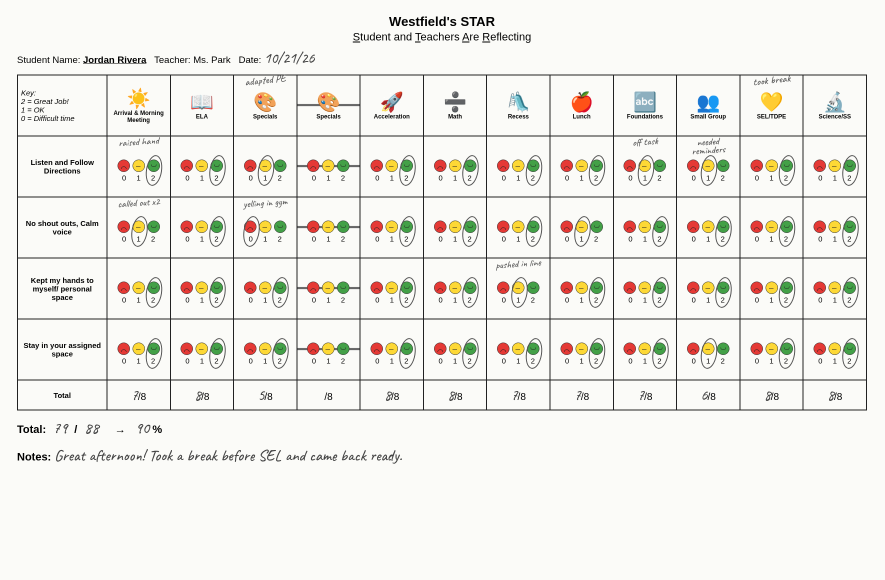
#> input picture fixtures/sample-chart.png, 1770 x 1160 px, found by its file name (shown at 1/2 size)
$ python make-sample-chart.py
#> lines starting #> are read from the running program, lines starting #| are printed output that depends on the picture
"""Draws a fictional STAR behavior chart (made-up student) for demos and
read-accuracy checks, and writes the answer key next to it.

    python3 scripts/make-sample-chart.py fixtures/

Writes sample-chart.html, sample-chart.png (flat scan), sample-chart.jpg
(rotated, skewed "phone photo") and sample-chart.answer.json.
"""
import json, subprocess, sys, pathlib, random

out = pathlib.Path(sys.argv[1] if len(sys.argv) > 1 else "fixtures")
out.mkdir(parents=True, exist_ok=True)

goals = [
    "Listen and Follow Directions",
    "No shout outs, Calm voice",
    "Kept my hands to myself/ personal space",
    "Stay in your assigned space",
]
periods = ["Arrival & Morning Meeting", "ELA", "Specials", "Specials", "Acceleration", "Math",
           "Recess", "Lunch", "Foundations", "Small Group", "SEL/TDPE", "Science/SS"]
crossed = {3}
# ratings[goal][period]
ratings = [
    [2, 2, 1, None, 2, 2, 2, 2, 1, 1, 2, 2],
    [1, 2, 0, None, 2, 2, 2, 1, 2, 2, 2, 2],
    [2, 2, 2, None, 2, 2, 1, 2, 2, 2, 2, 2],
    [2, 2, 2, None, 2, 2, 2, 2, 2, 1, 2, 2],
]
cell_notes = {(0, 0): "raised hand", (1, 0): "called out x2", (1, 2): "yelling in gym",
              (0, 8): "off task", (0, 9): "needed reminders", (2, 6): "pushed in line"}
period_notes = {2: "adapted PE", 10: "took break"}
icons = ["☀️", "📖", "🎨", "🎨", "🚀", "➗", "🛝", "🍎", "🔤", "👥", "💛", "🔬"]

def faces(sel):
    out = []
    for v, color in ((0, "#e53935"), (1, "#fdd835"), (2, "#43a047")):
        mouth = {0: "frown", 1: "flat", 2: "smile"}[v]
        out.append(f'<div class="face {mouth}" style="background:{color}"></div>')
    nums = "".join(f'<span class="n{"" if sel != v else " sel"}">{v}</span>' for v in (0, 1, 2))
    return f'<div class="faces">{"".join(out)}</div><div class="nums">{nums}</div>'

rows = []
head = "".join(
    f'<th class="p{" x" if i in crossed else ""}"><div class="pn">{period_notes.get(i, "")}</div>'
    f'<div class="ic">{icons[i]}</div><div class="cap">{p}</div></th>' for i, p in enumerate(periods))
rows.append(f'<tr><th class="key">Key:<br>2 = Great Job!<br>1 = OK<br>0 = Difficult time</th>{head}</tr>')
for g, goal in enumerate(goals):
    cells = []
    for p in range(len(periods)):
        note = cell_notes.get((g, p), "")
        cells.append(f'<td class="{"x" if p in crossed else ""}"><div class="hn">{note}</div>{faces(ratings[g][p])}</td>')
    rows.append(f'<tr><th class="goal">{goal}</th>{"".join(cells)}</tr>')

def total(p):
    vals = [ratings[g][p] for g in range(len(goals)) if ratings[g][p] is not None]
    return f"{sum(vals)}/8" if p not in crossed else "/8"
rows.append('<tr><th class="goal">Total</th>' + "".join(
    f'<td class="tot"><span class="hw">{total(p).split("/")[0]}</span>/8</td>' for p in range(len(periods))) + "</tr>")

earned = sum(v for r in ratings for v in r if v is not None)
possible = sum(2 for r in ratings for v in r if v is not None)
html = f"""<!doctype html><html><head><meta charset="utf-8">
<link href="https://fonts.googleapis.com/css2?family=Caveat:wght@500&family=Nanum+Pen+Script&display=block" rel="stylesheet">
<style>
body{{margin:0;padding:28px 34px;background:#fbfbf8;font-family:Arial,Helvetica,sans-serif;width:1700px}}
h1{{margin:0;font-size:26px;text-align:center}} h2{{margin:2px 0 10px;font-size:22px;text-align:center;font-weight:normal}}
.line{{font-size:19px;margin:8px 0 14px}} .hw{{font-family:Caveat,cursive;font-size:30px;color:#444}}
table{{border-collapse:collapse;width:100%}} th,td{{border:2px solid #222;text-align:center;vertical-align:middle;position:relative}}
th.key{{font-size:15px;text-align:left;font-style:italic;font-weight:normal;padding:6px;width:150px}}
th.p{{height:118px;width:112px;font-weight:normal}} .ic{{font-size:38px}} .cap{{font-size:12px;font-weight:bold}}
.pn{{position:absolute;top:-4px;left:4px;right:4px;font-family:Caveat;font-size:21px;color:#555;transform:rotate(-6deg)}}
th.goal{{font-size:15px;padding:6px;width:150px}} td{{height:112px;padding:4px}}
.faces{{display:flex;justify-content:center;gap:5px;margin-top:16px}}
.face{{width:23px;height:23px;border-radius:50%;border:1px solid #333;position:relative}}
.face:after{{content:"";position:absolute;left:6px;width:9px;height:4px;border:1.5px solid #222;}}
.smile:after{{top:9px;border-top:none;border-radius:0 0 8px 8px}} .frown:after{{top:13px;border-bottom:none;border-radius:8px 8px 0 0}}
.flat:after{{top:13px;height:0;border-left:none;border-right:none;border-bottom:none}}
.nums{{display:flex;justify-content:center;gap:19px;font-size:15px;margin-top:3px}}
.n{{position:relative;display:inline-block;width:10px}}
.sel:before{{content:"";position:absolute;left:-9px;top:-37px;width:28px;height:58px;border:2.2px solid #555;border-radius:50%;transform:rotate(9deg)}}
.hn{{position:absolute;top:2px;left:4px;right:4px;font-family:Caveat;font-size:20px;line-height:17px;color:#555;transform:rotate(-4deg)}}
td.x,th.x{{background:linear-gradient(transparent 47%,#666 48%,#666 50.5%,transparent 51.5%)}}
td.tot{{height:50px;font-size:20px}}
.foot{{margin-top:14px;font-size:22px;font-weight:bold}} .foot .hw{{font-weight:normal;font-size:32px}}
</style></head><body>
<h1>Westfield's STAR</h1><h2><u>S</u>tudent and <u>T</u>eachers <u>A</u>re <u>R</u>eflecting</h2>
<div class="line">Student Name: <u><b>Jordan Rivera</b></u> &nbsp; Teacher: Ms. Park &nbsp; Date: <span class="hw">10/21/26</span></div>
<table>{''.join(rows)}</table>
<div class="foot">Total: <span class="hw">&nbsp;{earned}&nbsp;</span> / <span class="hw">&nbsp;{possible}&nbsp;</span> &nbsp;&nbsp; → &nbsp; <span class="hw">{round(100*earned/possible)}</span> %</div>
<div class="foot">Notes: <span class="hw">Great afternoon! Took a break before SEL and came back ready.</span></div>
</body></html>"""
(out / "sample-chart.html").write_text(html)
subprocess.run(["google-chrome-stable", "--headless=new", "--disable-gpu", "--hide-scrollbars",
                "--virtual-time-budget=6000", "--window-size=1770,1160",
                f"--screenshot={out / 'sample-chart.png'}", (out / "sample-chart.html").resolve().as_uri()],
               check=True, capture_output=True)
#> (this line was passed over: subprocess is not available in this run)

from PIL import Image, ImageFilter, ImageEnhance
import numpy as np
img = Image.open(out / "sample-chart.png").convert("RGB")
#> img is the input picture: PIL image 1770x1160 RGB; mean R, G, B 239.2, 238, 232.7
img = img.rotate(90, expand=True, fillcolor=(240, 240, 236))           # taken in portrait, like the real one
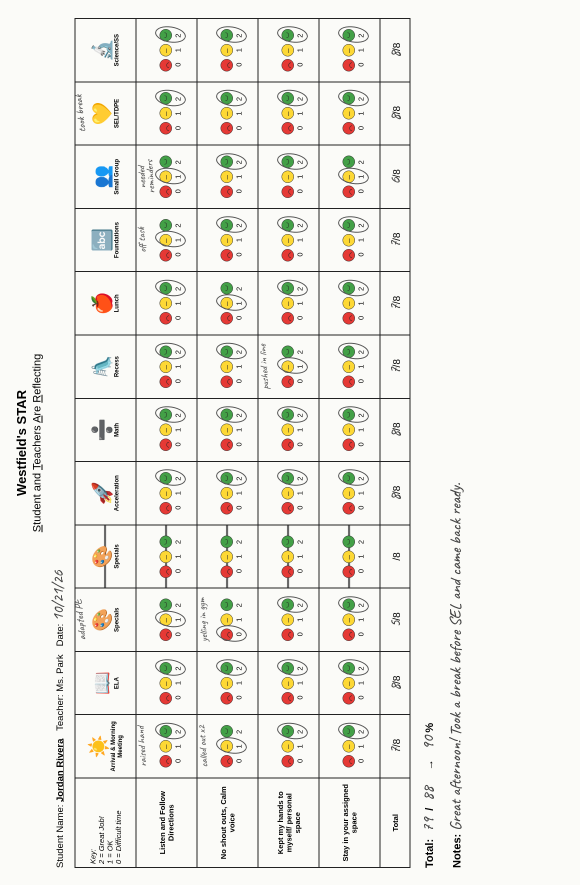
#> img: PIL image 1160x1770 RGB (shown at 1/2 size); mean R, G, B 239.2, 238, 232.7
w, h = img.size
#> w = 1160; h = 1770
pad = Image.new("RGB", (w + 160, h + 160), (196, 192, 186))
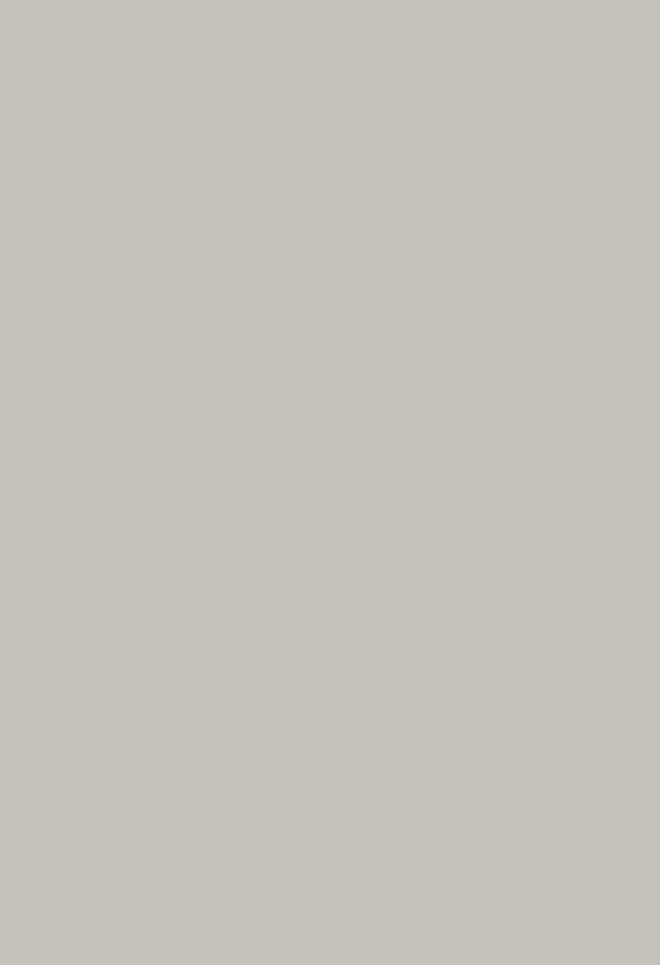
#> pad: PIL image 1320x1930 RGB (shown at 1/2 size); mean R, G, B 196, 192, 186
pad.paste(img, (80, 80))
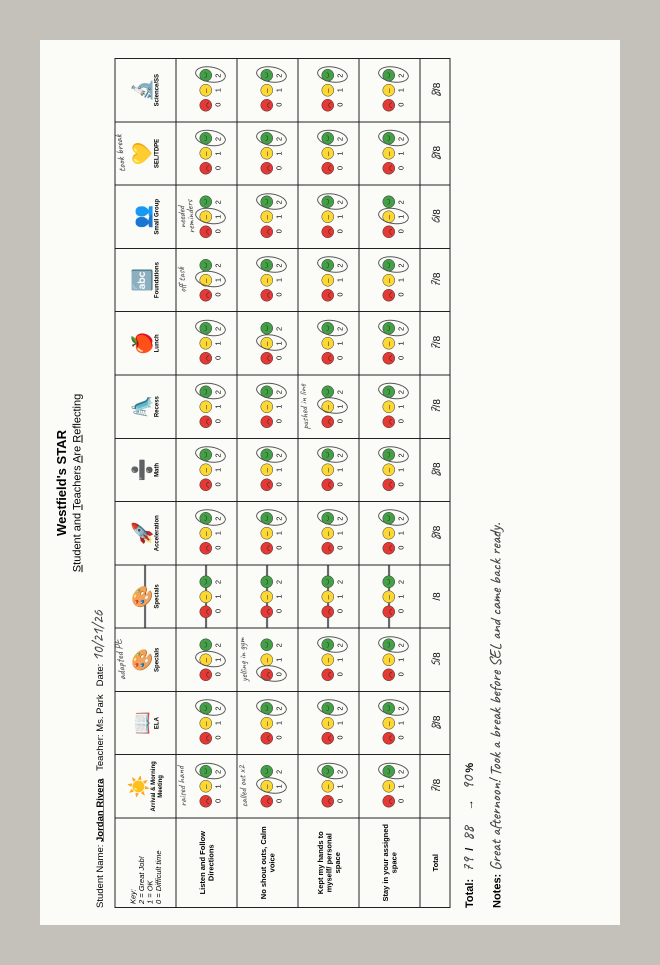
#> pad: PIL image 1320x1930 RGB (shown at 1/2 size); mean R, G, B 230.9, 229.1, 223.6
# a little perspective, light falloff and blur so it reads like a phone photo
coeffs = np.linalg.lstsq(
    np.array([[x, y, 1, 0, 0, 0, -X * x, -X * y] for (x, y), (X, Y) in
              zip([(0, 0), (pad.width, 0), (pad.width, pad.height), (0, pad.height)],
                  [(30, 10), (pad.width - 10, 40), (pad.width - 40, pad.height - 15), (5, pad.height - 30)])] +
             [[0, 0, 0, x, y, 1, -Y * x, -Y * y] for (x, y), (X, Y) in
              zip([(0, 0), (pad.width, 0), (pad.width, pad.height), (0, pad.height)],
                  [(30, 10), (pad.width - 10, 40), (pad.width - 40, pad.height - 15), (5, pad.height - 30)])]),
    np.array([30, pad.width - 10, pad.width - 40, 5, 10, 40, pad.height - 15, pad.height - 30], dtype=float),
    rcond=None)[0]
photo = pad.transform(pad.size, Image.PERSPECTIVE, coeffs, Image.BICUBIC, fillcolor=(190, 186, 180))
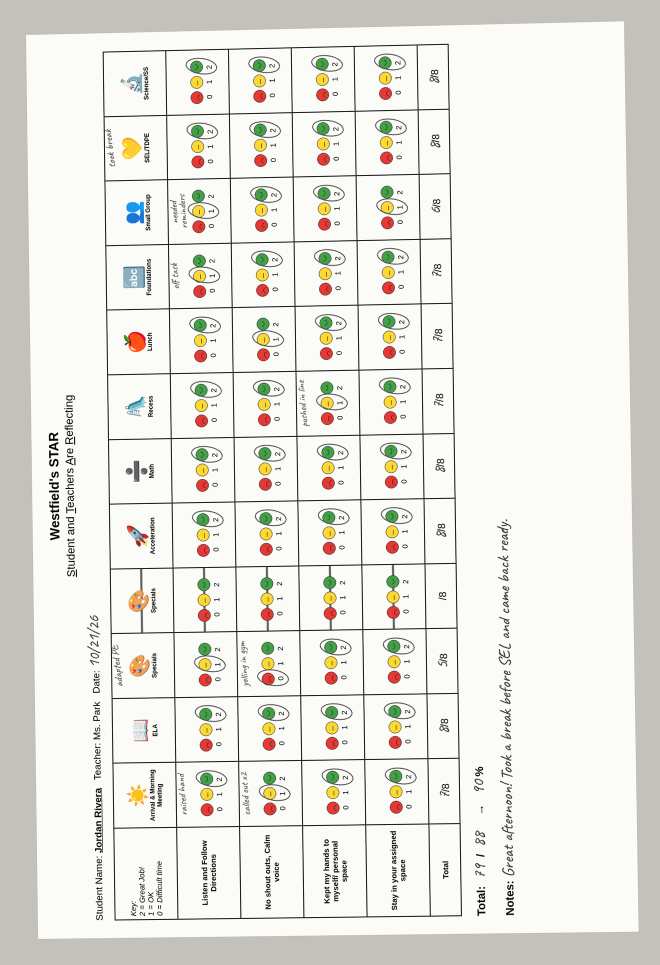
#> photo: PIL image 1320x1930 RGB (shown at 1/2 size); mean R, G, B 232.6, 231, 225.6
arr = np.asarray(photo).astype(float)
yy, xx = np.mgrid[0:arr.shape[0], 0:arr.shape[1]]
shade = 1 - 0.13 * ((xx / arr.shape[1]) * 0.6 + (yy / arr.shape[0]) * 0.4)
arr = np.clip(arr * shade[..., None] + np.random.default_rng(7).normal(0, 4, arr.shape), 0, 255)
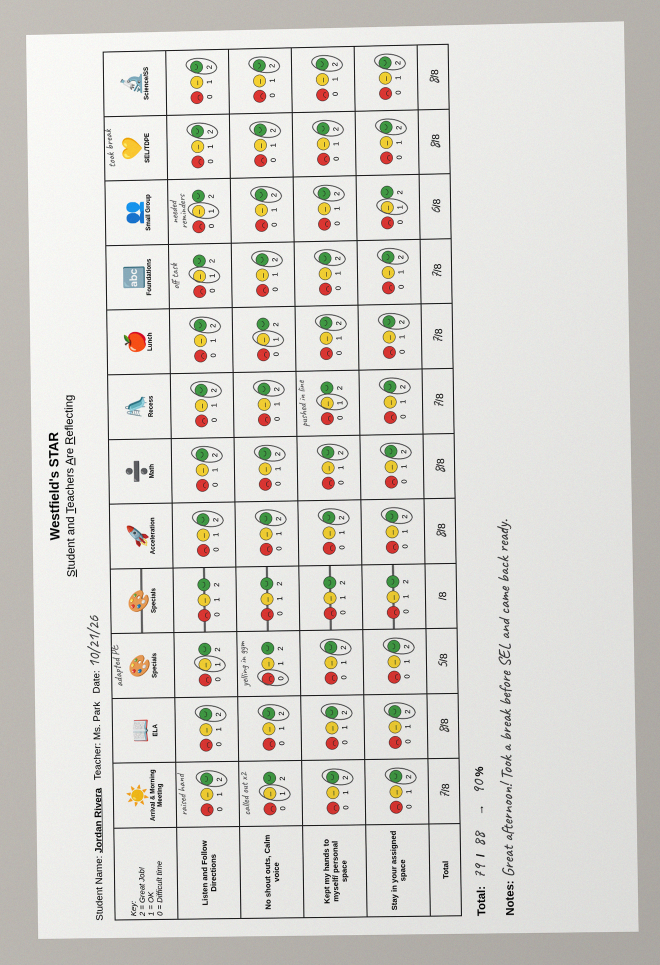
#> arr: shape (1930, 1320, 3) float64 (shown at 1/2 size); mean R, G, B 217.4, 215.9, 210.9
photo = Image.fromarray(arr.astype("uint8")).filter(ImageFilter.GaussianBlur(0.7))
photo = ImageEnhance.Color(photo).enhance(0.9)
photo.thumbnail((1800, 2400))
photo.save(out / "sample-chart.jpg", quality=86)

answer = {
    "studentName": "Jordan Rivera", "teacher": "Ms. Park", "date": "2026-10-21",
    "goals": goals, "periods": periods, "crossedOut": sorted(crossed), "ratings": ratings,
    "earned": earned, "possible": possible,
}
(out / "sample-chart.answer.json").write_text(json.dumps(answer, indent=2))
print("wrote", out, earned, possible)
